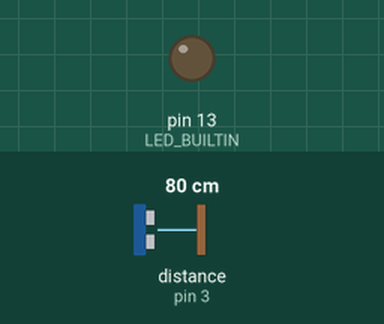
The sketch below on a simulated Arduino Uno, built with avr-gcc and run on an emulated ATmega328P. Shown: output pins drawn as LEDs (lit = HIGH). Dashed ring = blinking. Inputs (shaded band) come from the test bench; at power-on: distance to the obstacle (sensor on pin 3) 80 cm.

Above: at 1.2 s.
1.3 s: distance to the obstacle (sensor on pin 3) set to 22 cm
2.8 s: distance to the obstacle (sensor on pin 3) set to 18 cm
At 3.6 s:
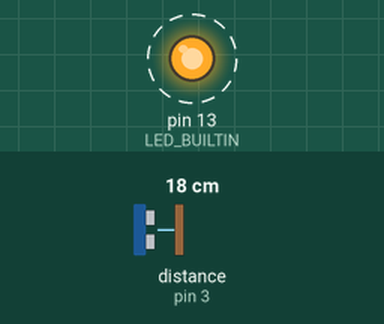
5.8 s: distance to the obstacle (sensor on pin 3) set to 12 cm
7.3 s: distance to the obstacle (sensor on pin 3) set to 9 cm
At 8.0 s:
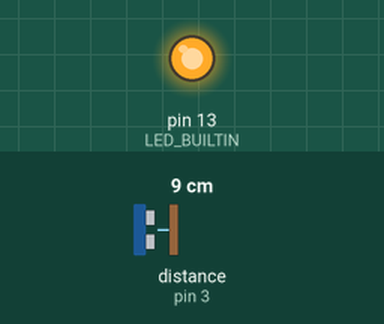
8.8 s: distance to the obstacle (sensor on pin 3) set to 35 cm
At 9.5 s:
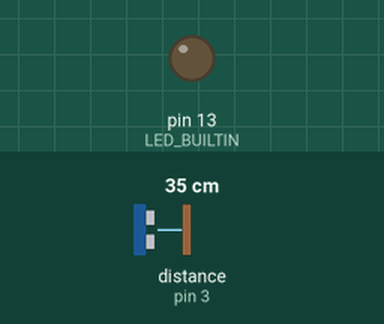
Timing chart, 0 to 11.3 s (numbered marks = the images above; inputs shaded):
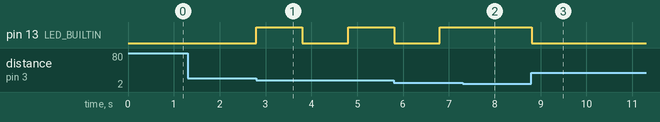

Measured:
- the behaviour switches between 21 and 20 cm on distance to the obstacle (sensor on pin 3) (found by bisection; images 0 and 1)
- the behaviour switches between 11 and 10 cm on distance to the obstacle (sensor on pin 3) (found by bisection; images 1 and 2)
- after the input at 1.3 s, every drawn part: stays the same
- after the input at 2.8 s, pin 13 (LED_BUILTIN): LOW → HIGH at once, → LOW 1.0 s later, → HIGH 1.0 s later
- after the input at 7.3 s, pin 13 (LED_BUILTIN): stays HIGH (without the input it goes to LOW after 0.51 s)
- after the input at 8.8 s, pin 13 (LED_BUILTIN): HIGH → LOW at once

The sketch:

ultrazvukovy_snimac_vzdalenosti.ino
```cpp
#include <Ultrasonic.h>

Ultrasonic muj_senzor(2, 3);

unsigned long predtim = 0;
bool stav = LOW;

void setup() {
  pinMode(LED_BUILTIN, OUTPUT);
  Serial.begin(9600);
}

void loop() {
  // zjisteni aktualni vzdalenosti
  int vzdalenost = muj_senzor.read();
  // nastaveni rezimu LED
  if (vzdalenost <= 10) {
    // rozsviceni LED
    digitalWrite(LED_BUILTIN, HIGH);
  } else if (vzdalenost <= 20) {
    // blikani LED
    unsigned long ted = millis();
    if (ted - predtim >= 1000) {
      stav = !stav;
      predtim = ted;
    }
    digitalWrite(LED_BUILTIN, stav);
  } else {
    // zhasnuti LED
    digitalWrite(LED_BUILTIN, LOW);
  }
}
```
